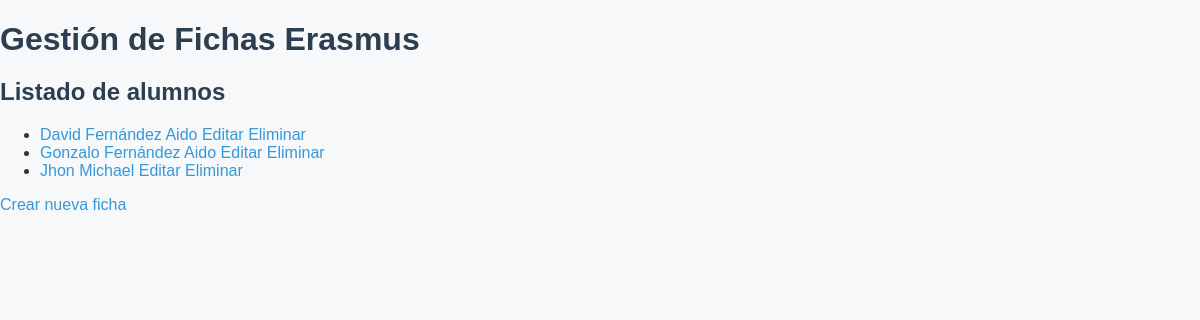
Page /app/ on the earlier database version.
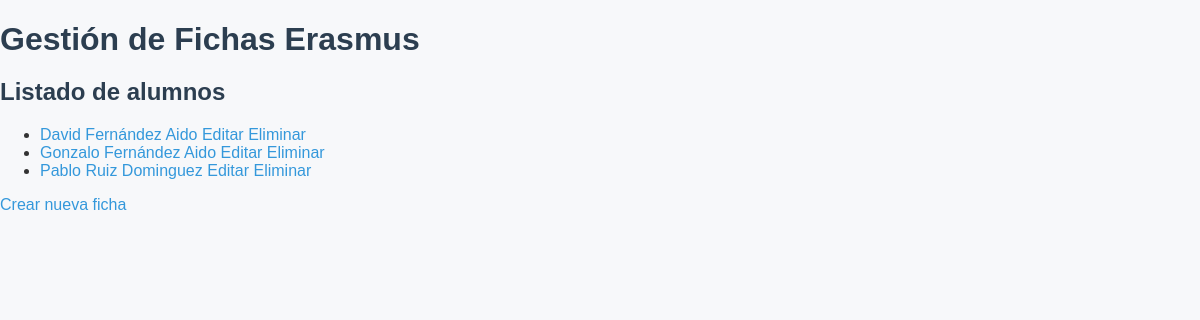
Same page on the later database version.
### app/models.py (models this page shows)
class Alumno(models.Model):
    apellidos = models.TextField()
    nombre = models.TextField()
    clase = models.TextField()
    sexo = models.TextField()
    fecha_nacimiento = models.DateField(null=True, blank=False)
    numero_pasaporte = models.IntegerField()
    direccion = models.TextField()
    numero_telefono = models.IntegerField()
    numero_movil = models.IntegerField()
    email_alumno = models.TextField(default='emailalum@email.com')
    email_padres = models.TextField(default='emailpadre@email.com')
    profesion_padre = models.TextField()
    profesion_madre = models.TextField()
    edad_hermanos = models.IntegerField(null=True, blank=True)
    edad_hermanas = models.IntegerField(null=True, blank=True)
    mascotas_tener = models.BooleanField(default=False)
    tipo_mascota = models.TextField(blank=True)
    problemas_salud = models.TextField(blank=True)
    es_vegetariano = models.BooleanField(default=False)
    pref_intercambio = models.TextField(blank=True, null=True)
    puede_alojar = models.BooleanField(default=False)
    larga_duracion = models.BooleanField(default=False)
    firma_alumno = models.TextField(blank=True, null=True)
    firma_padres = models.TextField(blank=True, null=True)

### app/views.py (the view)
# urls.py: path('', views.principal, name='principal'),
def principal(request):
    alumnos = Alumno.objects.all().order_by('apellidos', 'nombre')
    return render(request, 'app/principal.html', {'alumnos': alumnos})

### app/templates/app/principal.html (shortened to what this page needs)
{% extends "app/base.html" %}
{% block content %}
<h2>Listado de alumnos</h2>
<ul>
    {% for alumno in alumnos %}
        <li>
            <a href="{%url 'detalle_alumno' alumno.id%}">{{alumno.nombre}} {{alumno.apellidos}}</a>
            <a href="{% url 'editar_ficha' alumno.pk %}">Editar</a>
            <a href="{% url 'eliminar_ficha' alumno.pk %}">Eliminar</a>
        </li>
    {% endfor %}
</ul>
<a href="{% url 'crear_ficha' %}">Crear nueva ficha</a>
{% endblock %}.

### app/templates/app/base.html (shortened to what this page needs)
<!DOCTYPE html>
<html lang="es">
<head>
    {% load static %}
    <link rel="stylesheet" href="{% static 'app/css/estilo.css' %}">
</head>
<body>
    <header>
        <h1>Gestión de Fichas Erasmus</h1>
    </header>
    <main>
        {% block content %}
        {% endblock %}
    </main>
</body>

### app/static/app/css/estilo.css (style rules this page uses)
body { font-family: 'Arial', sans-serif; background-color: #f7f8fa; color: #333; margin: 0; padding: 0; }
h1, h2, h3 { color: #2c3e50; margin-bottom: 20px; }
a { color: #3498db; text-decoration: none; }

Differences in the rows shown:
removed Alumno: nombre "Jhon", apellidos "Michael"
added Alumno: nombre "Pablo", apellidos "Ruiz Dominguez"
